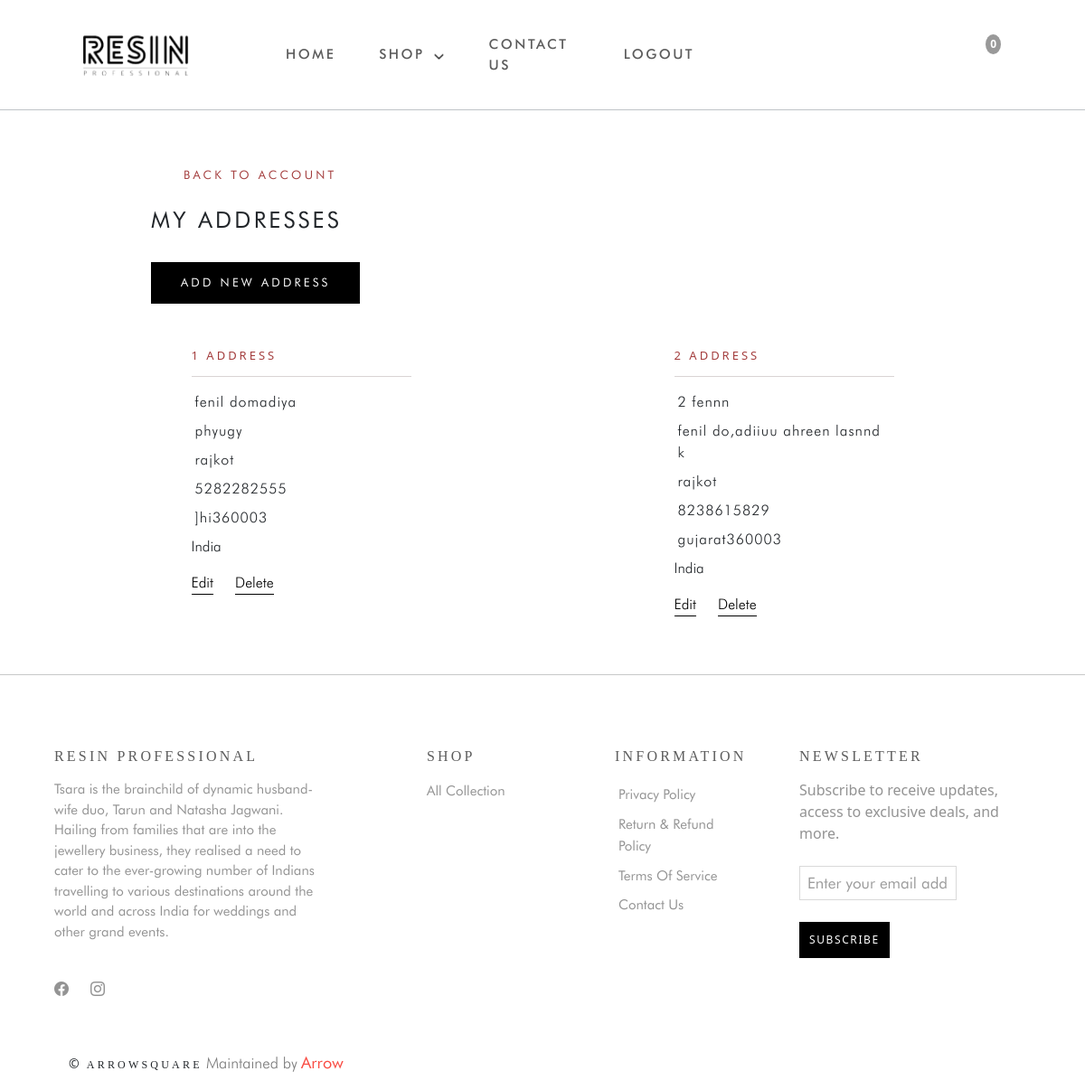
The page /addresse/ (signed in) on the database its author committed.
### myapp/models.py (models this page shows, shortened)
class Address(models.Model):
    user = models.ForeignKey(User,on_delete = models.CASCADE)
    fname = models.CharField(max_length=150)
    lname = models.CharField(max_length=150)
    phone = models.CharField(max_length=50)
    address = models.TextField()
    city = models.CharField(max_length=100)
    state = models.CharField(max_length=100)
    zipcode = models.CharField(max_length=8)

### myapp/views.py (the view, shortened to what this page needs)
# urls.py: path("addresse/",address,name="address"),
@login_required(login_url="/login_page")
def address(request):
    if request.user.is_authenticated:
        us = request.user
        totalnumber = len(Cart.objects.filter(user=us))
        address_items = Address.objects.filter(user=request.user)
        context = {
            'us': us,
            'address': address_items,
            'totalnumber':totalnumber
        }
        return render(request, "edit-address.html", context)
    return render(request, "edit-address.html")

### templates/edit-address.html (shortened to what this page needs)
{% extends 'base.html' %}
{% load static %}
{% block body %}
<div class="container p-sm-5 p-3 px-4">
    <div class="row py-5" id="edit-row">
        <div class="col-md-10 col-10 m-auto">
            <a href="/profile" class="text-decoration-none d-flex align-items-center arrow-a">
                <box-icon name='chevron-left' id="address-arrow" class="me-3" color="#a43e3e" size="20px"></box-icon>
                BACK TO ACCOUNT
            </a>
            <h2 class="edit-h2 py-4 pb-4">MY ADDRESSES</h2>
            <a href="#" class="text-decoration-none address-btn" id="address-btn" data-bs-toggle="modal" data-bs-target="#exampleModal">ADD NEW ADDRESS</a>
        </div>
    </div>
    <div class="row">
        {% for addrid in address %}
        <div class="col-md-3 m-auto col-10 mt-5 mt-md-0">
            <p class="order-sec-p text-decoration-none">{{ forloop.counter }} Address</p>
            <p class="address-name py-0 m-1 pb-1">{{ addrid.fname }} {{ addrid.lname }}</p>
            <p class="address-name py-0 m-1 pb-1">{{ addrid.address }}</p>
            <p class="address-name py-0 m-1 pb-1">{{ addrid.city }}</p>
            <p class="address-name py-0 m-1 pb-1">{{ addrid.phone }}</p>
            <p class="address-name py-0 pb-1 m-1">{{ addrid.state }}{{addrid.zipcode}}</p>
            <p class="address-country">India</p>
            <div class="btn-edit-delete d-flex gap-4">
                <a href="" class="text-decoration-none" data-bs-toggle="modal" data-bs-target="#editmodal{{ addrid.id }}">Edit</a>
                <a href="#" class="text-decoration-none" data-bs-toggle="modal" data-bs-target="#deletemodal{{ addrid.id }}">Delete</a>
            </div>
        </div>
        {% endfor %}
    </div>
</div>
<hr>
{% endblock body %}

### rows shown on the page
Address: fname "fenil", lname "domadiya", address "phyugy", city "rajkot", phone "5282282555", state "]hi", zipcode "360003"
Address: fname "2", lname "fennn", address "fenil do,adiiuu ahreen lasnnd k", city "rajkot", phone "8238615829", state "gujarat", zipcode "360003"

### other values the page prints
{{ totalnumber }} "0"
